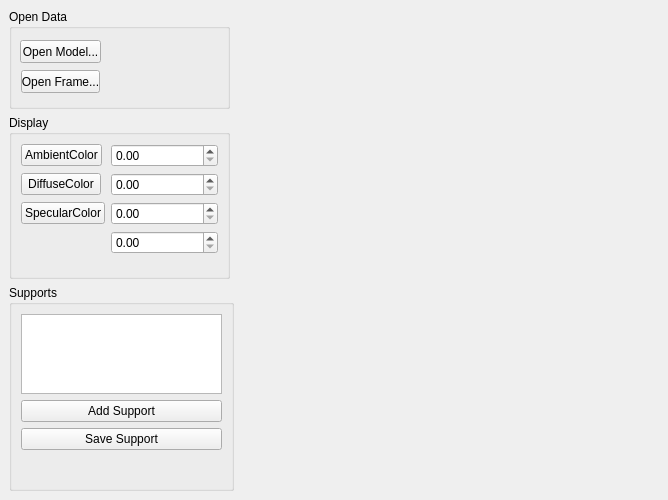
<?xml version="1.0" encoding="UTF-8"?>
<ui version="4.0">
 <class>Phonger</class>
 <widget class="QMainWindow" name="Phonger">
  <property name="geometry">
   <rect>
    <x>0</x>
    <y>0</y>
    <width>668</width>
    <height>500</height>
   </rect>
  </property>
  <property name="windowTitle">
   <string>Phonger</string>
  </property>
  <widget class="QWidget" name="centralwidget">
   <layout class="QGridLayout" name="gridLayout_2">
    <item row="0" column="0">
     <layout class="QHBoxLayout" name="horizontalLayout_2">
      <item>
       <layout class="QVBoxLayout" name="verticalLayout_2">
        <item>
         <widget class="QGroupBox" name="grpFiles">
          <property name="sizePolicy">
           <sizepolicy hsizetype="Fixed" vsizetype="Fixed">
            <horstretch>0</horstretch>
            <verstretch>0</verstretch>
           </sizepolicy>
          </property>
          <property name="minimumSize">
           <size>
            <width>100</width>
            <height>100</height>
           </size>
          </property>
          <property name="maximumSize">
           <size>
            <width>221</width>
            <height>131</height>
           </size>
          </property>
          <property name="title">
           <string>Open Data</string>
          </property>
          <widget class="QPushButton" name="pbOpenSTL">
           <property name="geometry">
            <rect>
             <x>11</x>
             <y>31</y>
             <width>81</width>
             <height>23</height>
            </rect>
           </property>
           <property name="text">
            <string>Open Model...</string>
           </property>
          </widget>
          <widget class="QPushButton" name="OpenFrameButton">
           <property name="geometry">
            <rect>
             <x>12</x>
             <y>61</y>
             <width>79</width>
             <height>23</height>
            </rect>
           </property>
           <property name="sizePolicy">
            <sizepolicy hsizetype="Preferred" vsizetype="Fixed">
             <horstretch>0</horstretch>
             <verstretch>0</verstretch>
            </sizepolicy>
           </property>
           <property name="text">
            <string>Open Frame...</string>
           </property>
          </widget>
         </widget>
        </item>
        <item>
         <widget class="QGroupBox" name="grpParams">
          <property name="sizePolicy">
           <sizepolicy hsizetype="Maximum" vsizetype="Fixed">
            <horstretch>0</horstretch>
            <verstretch>0</verstretch>
           </sizepolicy>
          </property>
          <property name="minimumSize">
           <size>
            <width>221</width>
            <height>164</height>
           </size>
          </property>
          <property name="title">
           <string>Display</string>
          </property>
          <layout class="QFormLayout" name="formLayout">
           <item row="1" column="0">
            <widget class="QPushButton" name="pbColAmbient">
             <property name="text">
              <string>AmbientColor</string>
             </property>
            </widget>
           </item>
           <item row="1" column="1">
            <widget class="QDoubleSpinBox" name="dsbAmbCoeff">
             <property name="maximum">
              <double>5.000000000000000</double>
             </property>
             <property name="singleStep">
              <double>0.100000000000000</double>
             </property>
            </widget>
           </item>
           <item row="3" column="0">
            <widget class="QPushButton" name="pbColDiffuse">
             <property name="text">
              <string>DiffuseColor</string>
             </property>
            </widget>
           </item>
           <item row="3" column="1">
            <widget class="QDoubleSpinBox" name="dsbDiffCoeff">
             <property name="maximum">
              <double>5.000000000000000</double>
             </property>
             <property name="singleStep">
              <double>0.100000000000000</double>
             </property>
            </widget>
           </item>
           <item row="5" column="0">
            <widget class="QPushButton" name="pbColSpecular">
             <property name="text">
              <string>SpecularColor</string>
             </property>
            </widget>
           </item>
           <item row="5" column="1">
            <widget class="QDoubleSpinBox" name="dsbSpecPower">
             <property name="maximum">
              <double>200.000000000000000</double>
             </property>
             <property name="singleStep">
              <double>1.000000000000000</double>
             </property>
            </widget>
           </item>
           <item row="7" column="1">
            <widget class="QDoubleSpinBox" name="dsbSpecCoeff">
             <property name="maximum">
              <double>5.000000000000000</double>
             </property>
             <property name="singleStep">
              <double>0.100000000000000</double>
             </property>
            </widget>
           </item>
          </layout>
         </widget>
        </item>
        <item>
         <widget class="QGroupBox" name="SupportsBox">
          <property name="sizePolicy">
           <sizepolicy hsizetype="Minimum" vsizetype="Expanding">
            <horstretch>0</horstretch>
            <verstretch>0</verstretch>
           </sizepolicy>
          </property>
          <property name="minimumSize">
           <size>
            <width>221</width>
            <height>171</height>
           </size>
          </property>
          <property name="title">
           <string>Supports</string>
          </property>
          <layout class="QVBoxLayout" name="verticalLayout">
           <item>
            <widget class="QListWidget" name="SupportsList">
             <property name="sizePolicy">
              <sizepolicy hsizetype="Minimum" vsizetype="Expanding">
               <horstretch>0</horstretch>
               <verstretch>0</verstretch>
              </sizepolicy>
             </property>
             <property name="minimumSize">
              <size>
               <width>201</width>
               <height>80</height>
              </size>
             </property>
             <property name="maximumSize">
              <size>
               <width>201</width>
               <height>80</height>
              </size>
             </property>
            </widget>
           </item>
           <item>
            <widget class="QPushButton" name="AddSupportButton">
             <property name="text">
              <string>Add Support</string>
             </property>
            </widget>
           </item>
           <item>
            <widget class="QPushButton" name="SaveSupportButton">
             <property name="text">
              <string>Save Support</string>
             </property>
            </widget>
           </item>
           <item>
            <spacer name="verticalSpacer">
             <property name="minimumSize">
              <size>
               <width>131</width>
               <height>31</height>
              </size>
             </property>
             <property name="orientation">
              <enum>Qt::Vertical</enum>
             </property>
             <property name="sizeHint" stdset="0">
              <size>
               <width>128</width>
               <height>28</height>
              </size>
             </property>
            </spacer>
           </item>
          </layout>
         </widget>
        </item>
       </layout>
      </item>
      <item>
       <widget class="QVTKWidget" name="qvtkWidget" native="true">
        <property name="sizePolicy">
         <sizepolicy hsizetype="MinimumExpanding" vsizetype="MinimumExpanding">
          <horstretch>1</horstretch>
          <verstretch>0</verstretch>
         </sizepolicy>
        </property>
        <property name="minimumSize">
         <size>
          <width>300</width>
          <height>300</height>
         </size>
        </property>
       </widget>
      </item>
     </layout>
    </item>
   </layout>
  </widget>
  <action name="actionOpenFile">
   <property name="enabled">
    <bool>true</bool>
   </property>
   <property name="text">
    <string>Open File...</string>
   </property>
  </action>
  <action name="actionExit">
   <property name="text">
    <string>Exit</string>
   </property>
  </action>
  <action name="actionPrint">
   <property name="text">
    <string>Print</string>
   </property>
  </action>
  <action name="actionHelp">
   <property name="text">
    <string>Help</string>
   </property>
  </action>
  <action name="actionSave">
   <property name="text">
    <string>Save</string>
   </property>
  </action>
 </widget>
 <customwidgets>
  <customwidget>
   <class>QVTKWidget</class>
   <extends>QWidget</extends>
   <header>QVTKWidget.h</header>
  </customwidget>
 </customwidgets>
 <resources/>
 <connections/>
</ui>
